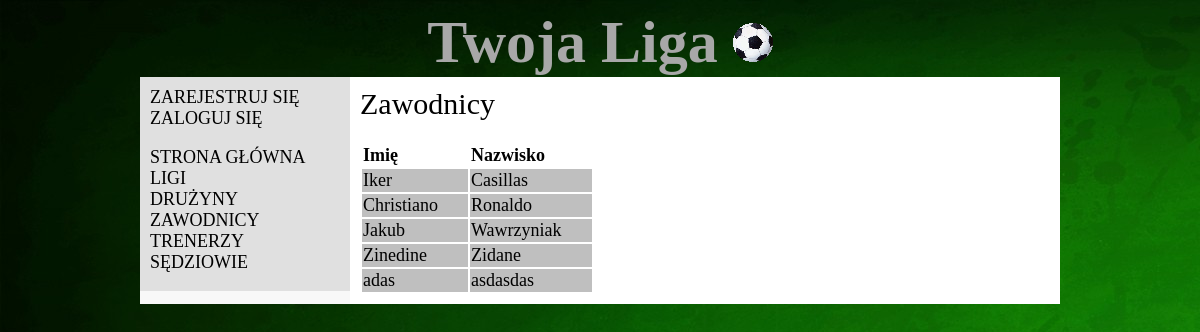
Page /players/ on the earlier database version.
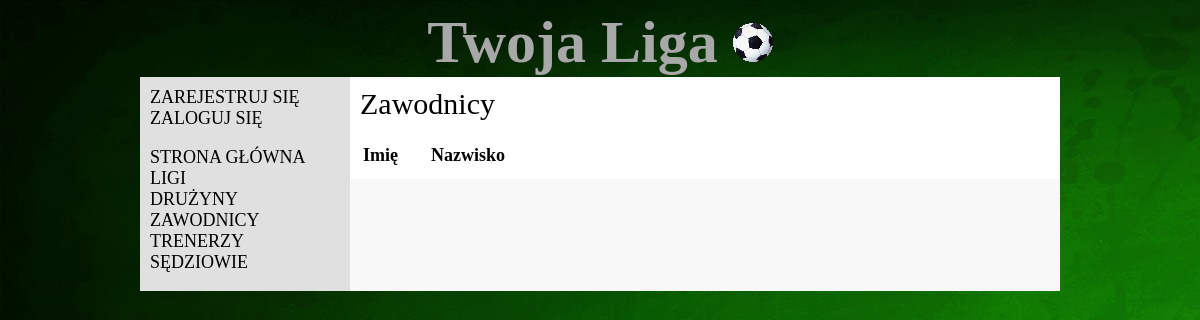
Same page on the later database version.
### liga/models.py (models this page shows, shortened)
class Player(models.Model):
    name=models.CharField(max_length=50)
    surname=models.CharField(max_length=50)
    available=models.BooleanField()

### liga/views.py (the view)
# urls.py: url(r'^players/', views.players, name='players'),
def players(request):
    palyerslist = Player.objects.all().order_by('surname')
    return render_to_response('players.html', RequestContext(request, {'palyerslist': palyerslist}))

### liga/templates/players.html (shortened to what this page needs)
<!DOCTYPE html>
{% extends "base.html" %}
{% block content %}
    <div class="title">Zawodnicy</div><br/>
    <table>
        <tr>
            <td><b>Imię</b></td>
            <td><b>Nazwisko</b></td>
        </tr>
        {% for player in palyerslist %}
            <tr>
                <td>{{ player.name }}</td>
                <td>{{ player.surname }}</td>
            </tr>
        {% endfor %}
    </table>
{% endblock %}

### liga/templates/base.html (shortened to what this page needs)
<!DOCTYPE html>
<html>
<head>
</head>
<body>
<div id="header">
    Twoja Liga <img src="{{ STATIC_URL }}pilka.gif">
</div>
<div id="content">
    <div id="sidepanel">
        <ul class="nav">
            {% if request.session.user %}
                <li><a href="{% url 'logout' %}">Wyloguj się</a></li>
            {% else %}
                <li><a href="{% url 'register' %}">Zarejestruj się</a></li>
                <li><a href="{% url 'login' %}">Zaloguj się</a></li>
            {% endif %}
        </ul>
        <br>
        <ul class="nav">
            <li><a href="{% url 'home' %}">Strona główna</a> </li>
            <li><a href="{% url 'leagues' %}">Ligi</a> </li>
            <li><a href="{% url 'teams' %}">Drużyny</a></li>
            <li><a href="{% url 'players' %}">Zawodnicy</a></li>
            <li><a href="{% url 'coaches' %}">Trenerzy</a></li>
            <li><a href="{% url 'referees' %}">Sędziowie</a></li>
        </ul>
        <br>
    </div>
    <div id="main">
        {% block content %}
        {% endblock %}
    </div>
</div>
</body>
</html>

### liga/static/liga.css (style rules this page uses)
body { background-image: url("css_background2.jpg"); align-content: center; font-family: calibri ; }
#sidepanel a { text-decoration:none; color: black; }
#header { font-size: 60px; font-weight: bold; color: #A8A8A8; text-align: center; }
#content { background-color: #F8F8F8; width: 920px; margin-left: auto; margin-right: auto; overflow: auto; }
#sidepanel { width: 200px; height: 100%; position: relative; float: left; text-align: left; padding-left: 10px; padding-top: 10px; background-color: #E0E0E0; }
#sidepanel a { text-transform: uppercase; color: black; }
.nav { width: 100%; list-style-type:none; margin:0; padding:0; font-size: 18px; }
#main { width: 690px; float: left; position: relative; font-size: 18px; padding-top: 10px; background: #FFFFFF; padding-left: 10px; padding-right: 10px; padding-bottom: 10px; }
td { padding-right: 30px; }
#main > table > tbody > tr >td,#main > table > tbody > tr >td>a { background-color: #bfbfbf; }
#main > table > tbody > tr:nth-child(1)>td { background-color: transparent; }
#main table { margin-top: 0px; }
.title { font-size: 30px; }

Differences in the rows shown:
removed Player: name "Iker", surname "Casillas"
removed Player: name "Christiano", surname "Ronaldo"
removed Player: name "Jakub", surname "Wawrzyniak"
removed Player: name "Zinedine", surname "Zidane"
removed Player: name "adas", surname "asdasdas"
